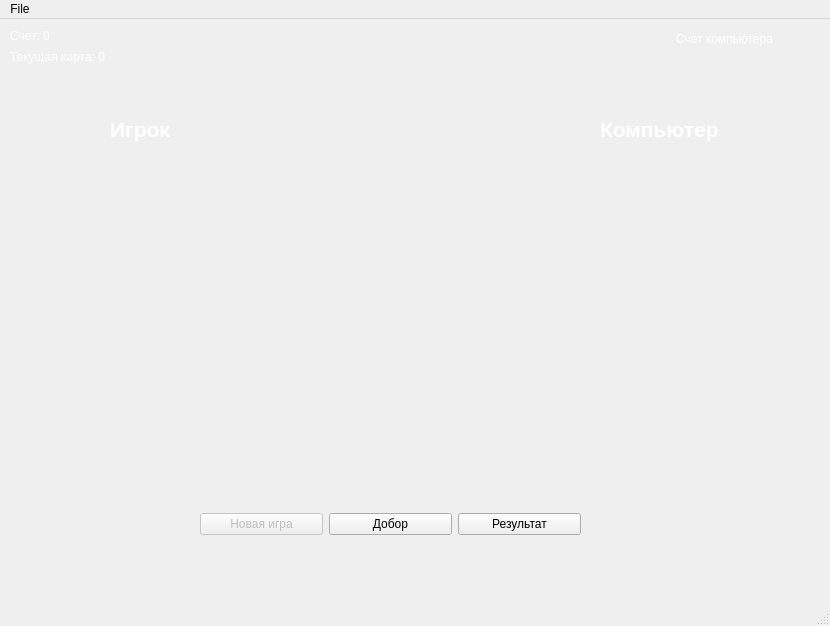
<?xml version="1.0" encoding="UTF-8"?>
<ui version="4.0">
 <class>PlayWindow</class>
 <widget class="QMainWindow" name="PlayWindow">
  <property name="geometry">
   <rect>
    <x>0</x>
    <y>0</y>
    <width>830</width>
    <height>626</height>
   </rect>
  </property>
  <property name="baseSize">
   <size>
    <width>800</width>
    <height>500</height>
   </size>
  </property>
  <property name="windowTitle">
   <string>Игра 21(очко)</string>
  </property>
  <widget class="QWidget" name="centralwidget">
   <widget class="QWidget" name="layoutWidget">
    <property name="geometry">
     <rect>
      <x>200</x>
      <y>490</y>
      <width>381</width>
      <height>31</height>
     </rect>
    </property>
    <layout class="QHBoxLayout" name="horizontalLayout">
     <item>
      <widget class="QPushButton" name="playagainButton">
       <property name="enabled">
        <bool>false</bool>
       </property>
       <property name="text">
        <string>Новая игра</string>
       </property>
      </widget>
     </item>
     <item>
      <widget class="QPushButton" name="twistButton">
       <property name="text">
        <string>Добор</string>
       </property>
      </widget>
     </item>
     <item>
      <widget class="QPushButton" name="stickButton">
       <property name="text">
        <string>Результат</string>
       </property>
      </widget>
     </item>
    </layout>
   </widget>
   <widget class="QLabel" name="playertotalLabel">
    <property name="geometry">
     <rect>
      <x>10</x>
      <y>10</y>
      <width>47</width>
      <height>13</height>
     </rect>
    </property>
    <property name="palette">
     <palette>
      <active>
       <colorrole role="WindowText">
        <brush brushstyle="SolidPattern">
         <color alpha="255">
          <red>255</red>
          <green>255</green>
          <blue>255</blue>
         </color>
        </brush>
       </colorrole>
      </active>
      <inactive>
       <colorrole role="WindowText">
        <brush brushstyle="SolidPattern">
         <color alpha="255">
          <red>255</red>
          <green>255</green>
          <blue>255</blue>
         </color>
        </brush>
       </colorrole>
      </inactive>
      <disabled>
       <colorrole role="WindowText">
        <brush brushstyle="SolidPattern">
         <color alpha="255">
          <red>120</red>
          <green>120</green>
          <blue>120</blue>
         </color>
        </brush>
       </colorrole>
      </disabled>
     </palette>
    </property>
    <property name="text">
     <string>Счет: 0</string>
    </property>
   </widget>
   <widget class="QLabel" name="playercurrentLabel">
    <property name="geometry">
     <rect>
      <x>10</x>
      <y>30</y>
      <width>111</width>
      <height>16</height>
     </rect>
    </property>
    <property name="palette">
     <palette>
      <active>
       <colorrole role="WindowText">
        <brush brushstyle="SolidPattern">
         <color alpha="255">
          <red>255</red>
          <green>255</green>
          <blue>255</blue>
         </color>
        </brush>
       </colorrole>
      </active>
      <inactive>
       <colorrole role="WindowText">
        <brush brushstyle="SolidPattern">
         <color alpha="255">
          <red>255</red>
          <green>255</green>
          <blue>255</blue>
         </color>
        </brush>
       </colorrole>
      </inactive>
      <disabled>
       <colorrole role="WindowText">
        <brush brushstyle="SolidPattern">
         <color alpha="255">
          <red>120</red>
          <green>120</green>
          <blue>120</blue>
         </color>
        </brush>
       </colorrole>
      </disabled>
     </palette>
    </property>
    <property name="text">
     <string>Текущая карта: 0</string>
    </property>
   </widget>
   <widget class="QLabel" name="youLabel">
    <property name="geometry">
     <rect>
      <x>110</x>
      <y>90</y>
      <width>71</width>
      <height>41</height>
     </rect>
    </property>
    <property name="palette">
     <palette>
      <active>
       <colorrole role="WindowText">
        <brush brushstyle="SolidPattern">
         <color alpha="255">
          <red>255</red>
          <green>255</green>
          <blue>255</blue>
         </color>
        </brush>
       </colorrole>
      </active>
      <inactive>
       <colorrole role="WindowText">
        <brush brushstyle="SolidPattern">
         <color alpha="255">
          <red>255</red>
          <green>255</green>
          <blue>255</blue>
         </color>
        </brush>
       </colorrole>
      </inactive>
      <disabled>
       <colorrole role="WindowText">
        <brush brushstyle="SolidPattern">
         <color alpha="255">
          <red>120</red>
          <green>120</green>
          <blue>120</blue>
         </color>
        </brush>
       </colorrole>
      </disabled>
     </palette>
    </property>
    <property name="font">
     <font>
      <pointsize>16</pointsize>
      <weight>75</weight>
      <bold>true</bold>
     </font>
    </property>
    <property name="text">
     <string>Игрок</string>
    </property>
   </widget>
   <widget class="QLabel" name="computerLabel">
    <property name="geometry">
     <rect>
      <x>600</x>
      <y>90</y>
      <width>161</width>
      <height>41</height>
     </rect>
    </property>
    <property name="palette">
     <palette>
      <active>
       <colorrole role="WindowText">
        <brush brushstyle="SolidPattern">
         <color alpha="255">
          <red>255</red>
          <green>255</green>
          <blue>255</blue>
         </color>
        </brush>
       </colorrole>
      </active>
      <inactive>
       <colorrole role="WindowText">
        <brush brushstyle="SolidPattern">
         <color alpha="255">
          <red>255</red>
          <green>255</green>
          <blue>255</blue>
         </color>
        </brush>
       </colorrole>
      </inactive>
      <disabled>
       <colorrole role="WindowText">
        <brush brushstyle="SolidPattern">
         <color alpha="255">
          <red>120</red>
          <green>120</green>
          <blue>120</blue>
         </color>
        </brush>
       </colorrole>
      </disabled>
     </palette>
    </property>
    <property name="font">
     <font>
      <pointsize>16</pointsize>
      <weight>75</weight>
      <bold>true</bold>
     </font>
    </property>
    <property name="text">
     <string>Компьютер</string>
    </property>
   </widget>
   <widget class="QLabel" name="computerScoreLabel">
    <property name="geometry">
     <rect>
      <x>676</x>
      <y>10</y>
      <width>101</width>
      <height>20</height>
     </rect>
    </property>
    <property name="palette">
     <palette>
      <active>
       <colorrole role="WindowText">
        <brush brushstyle="SolidPattern">
         <color alpha="255">
          <red>255</red>
          <green>255</green>
          <blue>255</blue>
         </color>
        </brush>
       </colorrole>
      </active>
      <inactive>
       <colorrole role="WindowText">
        <brush brushstyle="SolidPattern">
         <color alpha="255">
          <red>255</red>
          <green>255</green>
          <blue>255</blue>
         </color>
        </brush>
       </colorrole>
      </inactive>
      <disabled>
       <colorrole role="WindowText">
        <brush brushstyle="SolidPattern">
         <color alpha="255">
          <red>120</red>
          <green>120</green>
          <blue>120</blue>
         </color>
        </brush>
       </colorrole>
      </disabled>
     </palette>
    </property>
    <property name="text">
     <string>Счет компьютера</string>
    </property>
   </widget>
   <widget class="QLabel" name="statusLabel">
    <property name="geometry">
     <rect>
      <x>115</x>
      <y>350</y>
      <width>47</width>
      <height>13</height>
     </rect>
    </property>
    <property name="palette">
     <palette>
      <active>
       <colorrole role="WindowText">
        <brush brushstyle="SolidPattern">
         <color alpha="255">
          <red>255</red>
          <green>255</green>
          <blue>255</blue>
         </color>
        </brush>
       </colorrole>
      </active>
      <inactive>
       <colorrole role="WindowText">
        <brush brushstyle="SolidPattern">
         <color alpha="255">
          <red>255</red>
          <green>255</green>
          <blue>255</blue>
         </color>
        </brush>
       </colorrole>
      </inactive>
      <disabled>
       <colorrole role="WindowText">
        <brush brushstyle="SolidPattern">
         <color alpha="255">
          <red>120</red>
          <green>120</green>
          <blue>120</blue>
         </color>
        </brush>
       </colorrole>
      </disabled>
     </palette>
    </property>
    <property name="text">
     <string/>
    </property>
   </widget>
   <widget class="QLabel" name="computerStatusLabel">
    <property name="geometry">
     <rect>
      <x>630</x>
      <y>350</y>
      <width>47</width>
      <height>13</height>
     </rect>
    </property>
    <property name="palette">
     <palette>
      <active>
       <colorrole role="WindowText">
        <brush brushstyle="SolidPattern">
         <color alpha="255">
          <red>255</red>
          <green>255</green>
          <blue>255</blue>
         </color>
        </brush>
       </colorrole>
      </active>
      <inactive>
       <colorrole role="WindowText">
        <brush brushstyle="SolidPattern">
         <color alpha="255">
          <red>255</red>
          <green>255</green>
          <blue>255</blue>
         </color>
        </brush>
       </colorrole>
      </inactive>
      <disabled>
       <colorrole role="WindowText">
        <brush brushstyle="SolidPattern">
         <color alpha="255">
          <red>120</red>
          <green>120</green>
          <blue>120</blue>
         </color>
        </brush>
       </colorrole>
      </disabled>
     </palette>
    </property>
    <property name="text">
     <string/>
    </property>
   </widget>
   <widget class="QLabel" name="outcomeLabel">
    <property name="geometry">
     <rect>
      <x>270</x>
      <y>260</y>
      <width>281</width>
      <height>121</height>
     </rect>
    </property>
    <property name="palette">
     <palette>
      <active>
       <colorrole role="WindowText">
        <brush brushstyle="SolidPattern">
         <color alpha="255">
          <red>255</red>
          <green>0</green>
          <blue>0</blue>
         </color>
        </brush>
       </colorrole>
      </active>
      <inactive>
       <colorrole role="WindowText">
        <brush brushstyle="SolidPattern">
         <color alpha="255">
          <red>255</red>
          <green>0</green>
          <blue>0</blue>
         </color>
        </brush>
       </colorrole>
      </inactive>
      <disabled>
       <colorrole role="WindowText">
        <brush brushstyle="SolidPattern">
         <color alpha="255">
          <red>120</red>
          <green>120</green>
          <blue>120</blue>
         </color>
        </brush>
       </colorrole>
      </disabled>
     </palette>
    </property>
    <property name="font">
     <font>
      <pointsize>16</pointsize>
      <weight>75</weight>
      <bold>true</bold>
     </font>
    </property>
    <property name="text">
     <string/>
    </property>
    <property name="alignment">
     <set>Qt::AlignCenter</set>
    </property>
   </widget>
   <widget class="QWidget" name="gridLayoutWidget">
    <property name="geometry">
     <rect>
      <x>10</x>
      <y>150</y>
      <width>381</width>
      <height>141</height>
     </rect>
    </property>
    <layout class="QHBoxLayout" name="horizontalLayout_2">
     <property name="spacing">
      <number>0</number>
     </property>
     <item>
      <widget class="QLabel" name="card1Label">
       <property name="text">
        <string/>
       </property>
      </widget>
     </item>
     <item>
      <widget class="QLabel" name="card2Label">
       <property name="text">
        <string/>
       </property>
      </widget>
     </item>
     <item>
      <widget class="QLabel" name="card3Label">
       <property name="text">
        <string/>
       </property>
      </widget>
     </item>
     <item>
      <widget class="QLabel" name="card4Label">
       <property name="text">
        <string/>
       </property>
      </widget>
     </item>
     <item>
      <widget class="QLabel" name="card5Label">
       <property name="text">
        <string/>
       </property>
      </widget>
     </item>
     <item>
      <widget class="QLabel" name="card6Label">
       <property name="text">
        <string/>
       </property>
      </widget>
     </item>
     <item>
      <widget class="QLabel" name="card7Label">
       <property name="text">
        <string/>
       </property>
      </widget>
     </item>
    </layout>
   </widget>
   <widget class="QWidget" name="gridLayoutWidget_2">
    <property name="geometry">
     <rect>
      <x>420</x>
      <y>150</y>
      <width>381</width>
      <height>141</height>
     </rect>
    </property>
    <layout class="QHBoxLayout" name="horizontalLayout_3">
     <property name="spacing">
      <number>0</number>
     </property>
     <item>
      <widget class="QLabel" name="card1Label_2">
       <property name="text">
        <string/>
       </property>
      </widget>
     </item>
     <item>
      <widget class="QLabel" name="card2Label_2">
       <property name="text">
        <string/>
       </property>
      </widget>
     </item>
     <item>
      <widget class="QLabel" name="card3Label_2">
       <property name="text">
        <string/>
       </property>
      </widget>
     </item>
     <item>
      <widget class="QLabel" name="card4Label_2">
       <property name="text">
        <string/>
       </property>
      </widget>
     </item>
     <item>
      <widget class="QLabel" name="card5Label_2">
       <property name="text">
        <string/>
       </property>
      </widget>
     </item>
     <item>
      <widget class="QLabel" name="card6Label_2">
       <property name="text">
        <string/>
       </property>
      </widget>
     </item>
     <item>
      <widget class="QLabel" name="card7Label_2">
       <property name="text">
        <string/>
       </property>
      </widget>
     </item>
    </layout>
   </widget>
   <widget class="QLabel" name="tableLabel">
    <property name="geometry">
     <rect>
      <x>0</x>
      <y>0</y>
      <width>821</width>
      <height>651</height>
     </rect>
    </property>
    <property name="baseSize">
     <size>
      <width>800</width>
      <height>500</height>
     </size>
    </property>
    <property name="text">
     <string/>
    </property>
   </widget>
  </widget>
  <widget class="QMenuBar" name="menubar">
   <property name="geometry">
    <rect>
     <x>0</x>
     <y>0</y>
     <width>830</width>
     <height>21</height>
    </rect>
   </property>
   <widget class="QMenu" name="menuQuit">
    <property name="title">
     <string>File</string>
    </property>
    <addaction name="actionQuit"/>
   </widget>
   <addaction name="menuQuit"/>
  </widget>
  <widget class="QStatusBar" name="statusbar"/>
  <action name="actionQuit">
   <property name="text">
    <string>Quit</string>
   </property>
  </action>
 </widget>
 <resources/>
 <connections/>
</ui>
